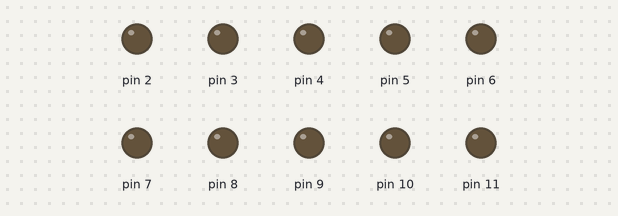
Bench run of a sketch on a simulated Arduino Uno, built with avr-gcc and run on an emulated ATmega328P. Shown: output pins drawn as LEDs (lit = HIGH).

Above: at 0.3 s.
At 0.74 s:
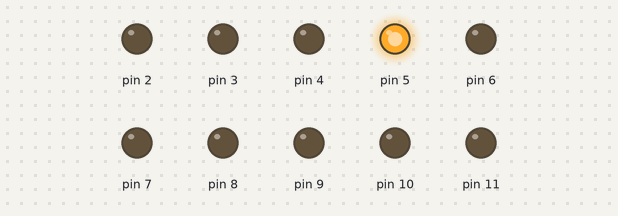
At 2.17 s:
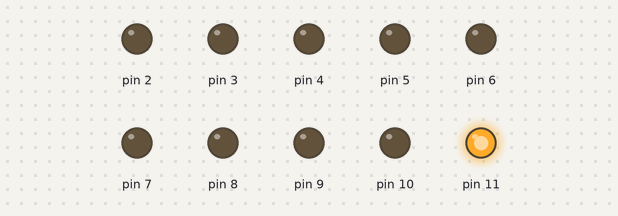
At 4.32 s:
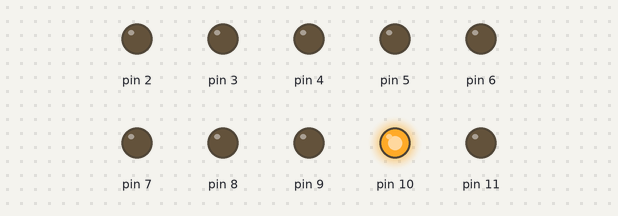
At 6.46 s:
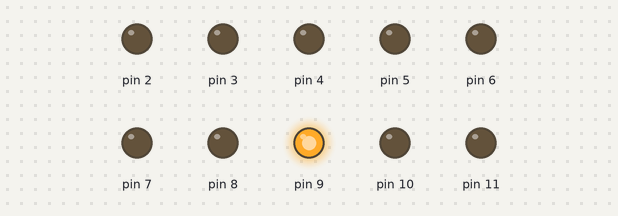
At 8.61 s:
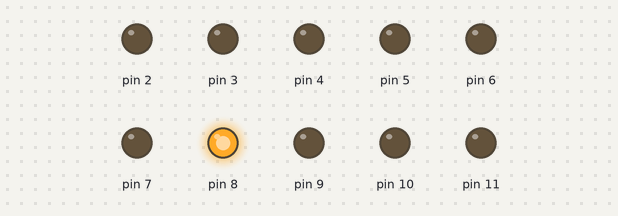
Timing chart, 0 to 9.3 s (numbered marks = the images above):
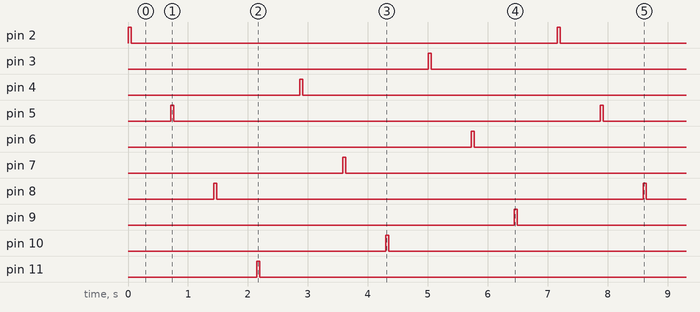

Measured:
- by itself, pin 2–11: alternates HIGH for 0.05 s and LOW for 7.1 s
- by itself, everything shown: repeats every 7.2 s, in 20 steps

The sketch:

1of3.ino
```cpp
const short fDelay = 666;//==>90 BPM

void setup()
{
    for(short i=2; i<12; i++) {pinMode(i, OUTPUT);}
}

void loop()
{
    short ledUpTime = 50;
    for(short i=2; i<15; i+=3)
    {
        if (i>=12) {i-=10;}
        digitalWrite(i, HIGH);
        delay(ledUpTime);
        digitalWrite(i, LOW);
        delay(fDelay);
    }
}
```
